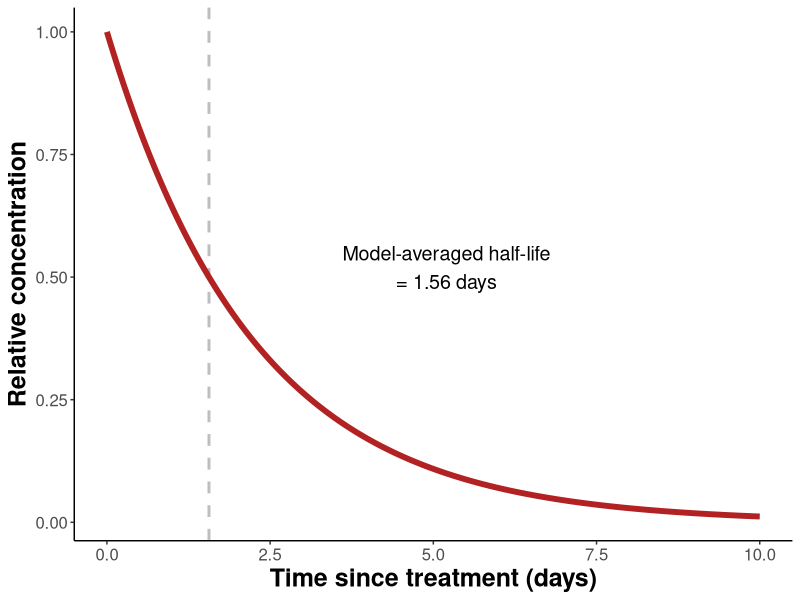
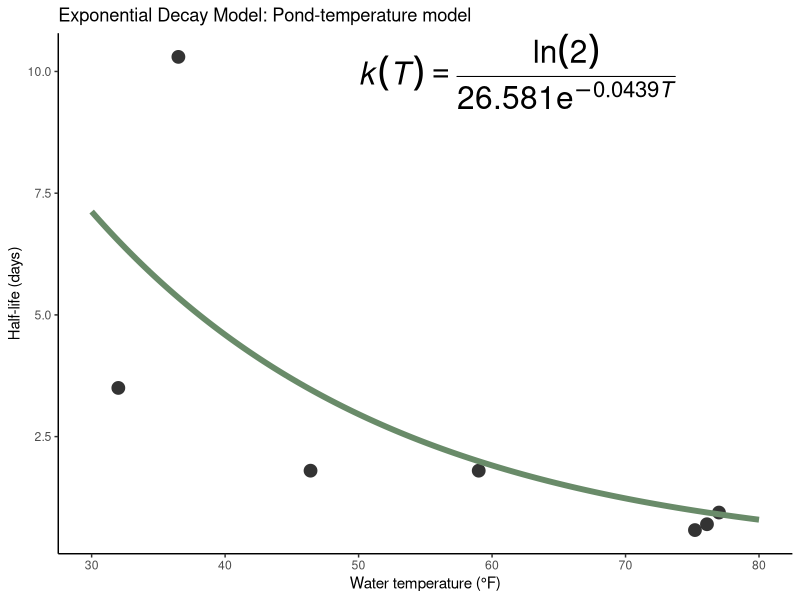
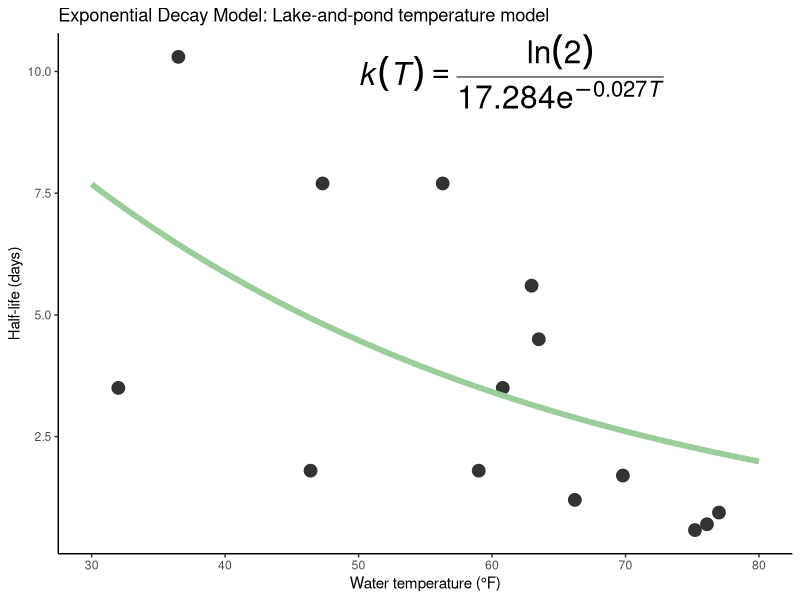
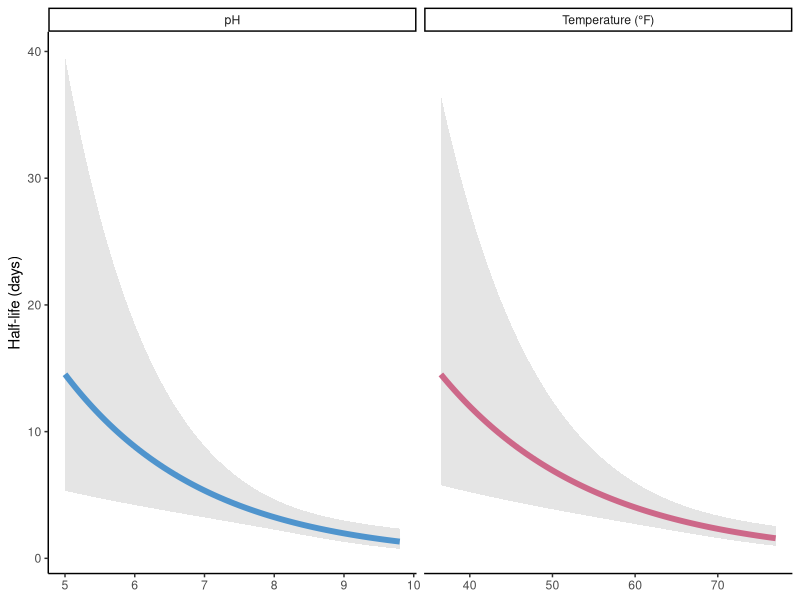
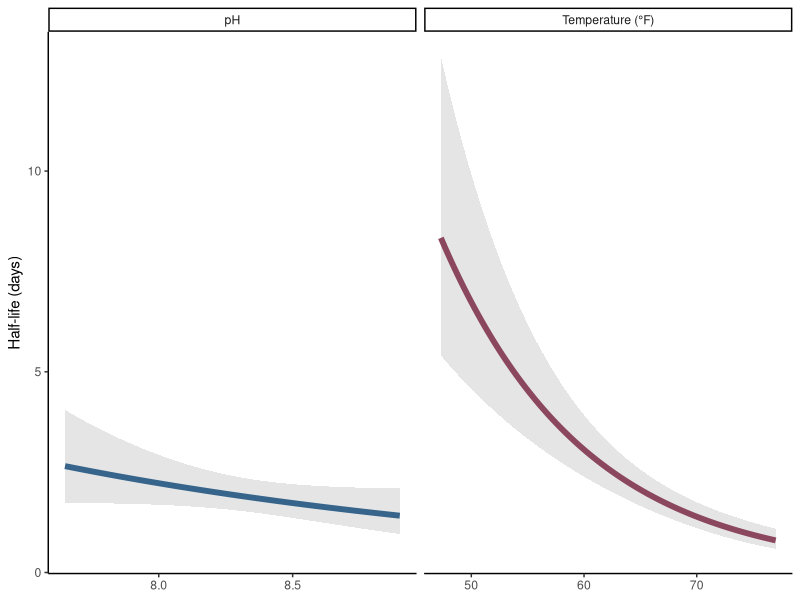
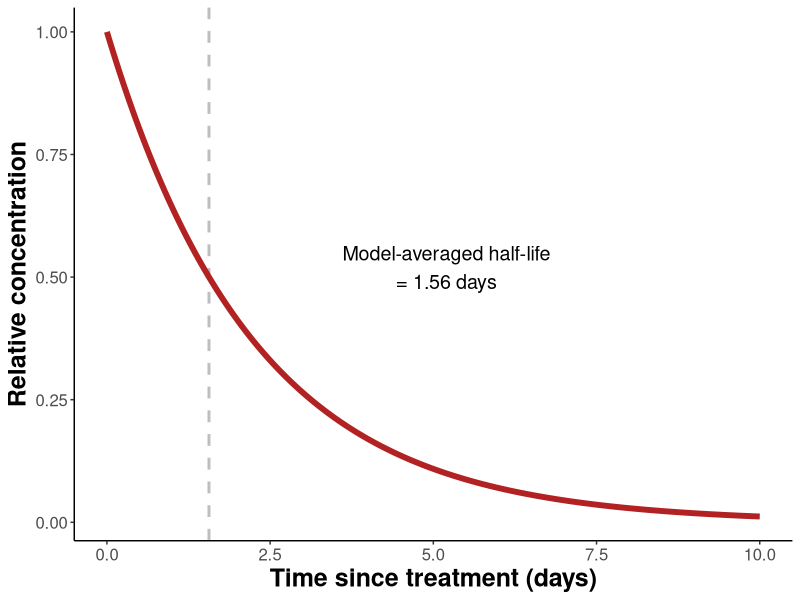

Source code (R) for these figures, in order:
###############################################################################
# Chemical-Dynamics Modeling of Rotenone Persistence
# Author: Steven M. Gurney
# Last updated: 10 DEC 2025
#
# Purpose:
#   • Fit exponential-decay and log–linear models for rotenone half-life
#   • Generate predictions under site-relevant conditions
#   • Integrate results via model averaging for management interpretation
###############################################################################

# 📦 Load Required Packages ----------------------------------------------------
library(ggplot2)
library(dplyr)

# =============================================================================
# 🎨 Global Plot Color Definitions
# =============================================================================

# Exponential models
exp_colors <- c(
  pond      = "darkseagreen4",
  lakepond  = "darkseagreen3"
)

# Log–linear models
colors_full_loglinear <- c(
  "Temperature (°F)" = "palevioletred3",
  "pH"               = "steelblue3"
)

colors_restricted_loglinear <- c(
  "Temperature (°F)" = "palevioletred4",
  "pH"               = "steelblue4"
)



# =============================================================================
# 📁 1. Load & Inspect Cross-Study Data
# =============================================================================

df <- read.csv("Cross_Study_Data.csv") # Manually created during lit review
print(summary(df))



# =============================================================================
# 🧮 2. Exponential-Decay Model Function
# =============================================================================

# Model form (Equation 3)
# half_life = a * exp(b * temp) 

fit_decay_model <- function(data_subset, label_suffix, line_color) {
  
  # Add identifier message based on model 
  message("\n--- Running model: ", label_suffix, " ---")
  
  # Fit nonlinear exponential model
  nls_model <- nls(
    half_life_days ~ a * exp(b * temp_f),
    data  = data_subset,
    start = list(a = 10, b = -0.05)
  )
  
  # Extract parameters
  coef_vals <- coef(nls_model)
  a <- unname(round(coef_vals["a"], 3))
  b <- unname(round(coef_vals["b"], 4))
  
  # Generate prediction curve
  temp_range <- data.frame(temp_f = seq(30, 80, length.out = 300))
  temp_range$predicted_half_life <- predict(nls_model, newdata = temp_range)
  
  # Equation label for plot
  eq_label <- bquote(
    italic(k)(italic(T)) == frac(ln(2), .(a) * e^{.(b) * italic(T)})
  )
  
  # Plot results
  plot_out <- ggplot() +
    geom_point(data = data_subset,
               aes(x = temp_f, y = half_life_days),
               size = 4, color = "grey20") +
    geom_line(data = temp_range,
              aes(x = temp_f, y = predicted_half_life),
              color = line_color, size = 2) +
    annotate("text",
             x = 50, y = 10,
             label = paste(deparse(eq_label), collapse = ""),
             parse = TRUE, hjust = 0, size = 8) +
    labs(
      x = "Water temperature (°F)",
      y = "Half-life (days)",
      title = paste0("Exponential Decay Model: ", label_suffix)
    ) +
    theme_classic()
  
  # Save plot, leading with "HalfLife_" in the filename and adding defined label
  ggsave(
    paste0("HalfLife_", label_suffix, ".jpeg"),
    plot = plot_out,
    width = 6.5,
    height = 6.5,
    dpi = 300
  )
  
  # Prediction helper function
  predict_half_life <- function(temp_f) {
    predict(nls_model, newdata = data.frame(temp_f = temp_f))
  }
  
  # Kick out results
  return(list(
    model = nls_model,
    a = a,
    b = b,
    plot = plot_out,
    predict = predict_half_life
  ))
}



# =============================================================================
# 🔁 3. Fit Exponential Models
# =============================================================================

# Pond-only model
pond_exp <- fit_decay_model(
  data_subset = df %>% filter(waterbody == "Pond") %>% select(temp_f, half_life_days),
  label_suffix = "Pond-temperature model",
  line_color = exp_colors["pond"]
)

# Lake + Pond model
lake_pond_exp <- fit_decay_model(
  data_subset = df %>% filter(waterbody %in% c("Pond", "Lake")) %>% select(temp_f, half_life_days),
  label_suffix = "Lake-and-pond temperature model",
  line_color = exp_colors["lakepond"]
)



# =============================================================================
# 🧮 4. Log–Linear Model Function
# =============================================================================

# Model form (Equations 5 and 6):
#   log(t_half) = β0 + β1 * temp_f + β2 * pH + ε
#   t_half_hat  = exp(β0 + β1 * temp_f + β2 * pH)

fit_log_linear_model <- function(data_subset, label_suffix, line_colors) {
  
  # Add identifier message based on model 
  message("\n--- Running log–linear model: ", label_suffix, " ---")
  
  # Fit model and summarize results
  log_model <- lm(log(half_life_days) ~ temp_f + ph, data = data_subset)
  print(summary(log_model))
  
  # Extract coefficients
  betas <- coef(log_model)
  
  # Prediction function
  predict_half_life <- function(temp_f, ph) {
    exp(predict(log_model, newdata = data.frame(temp_f = temp_f, ph = ph)))
  }
  
  # Build predictor ranges
  temp_seq <- seq(min(data_subset$temp_f, na.rm = TRUE),
                  max(data_subset$temp_f, na.rm = TRUE), length.out = 100)
  ph_seq   <- seq(min(data_subset$ph, na.rm = TRUE),
                  max(data_subset$ph, na.rm = TRUE), length.out = 100)
  
  # Average temp and pH
  avg_temp <- mean(data_subset$temp_f, na.rm = TRUE)
  avg_ph   <- mean(data_subset$ph, na.rm = TRUE)
  
  # Temperature and pH effects
  temp_effect <- data.frame(temp_f = temp_seq, ph = avg_ph)
  ph_effect   <- data.frame(temp_f = avg_temp, ph = ph_seq)
  
  temp_preds <- predict(log_model, newdata = temp_effect, se.fit = TRUE)
  ph_preds   <- predict(log_model, newdata = ph_effect, se.fit = TRUE)
  
  combined_effects <- bind_rows(
    temp_effect %>%
      mutate(Predictor = "Temperature (°F)",
             Value = temp_f,
             predicted_half_life = exp(temp_preds$fit),
             lower = exp(temp_preds$fit - 1.96 * temp_preds$se.fit),
             upper = exp(temp_preds$fit + 1.96 * temp_preds$se.fit)),
    ph_effect %>%
      mutate(Predictor = "pH",
             Value = ph,
             predicted_half_life = exp(ph_preds$fit),
             lower = exp(ph_preds$fit - 1.96 * ph_preds$se.fit),
             upper = exp(ph_preds$fit + 1.96 * ph_preds$se.fit))
  )
  
  # Plot results
  plot_out <- ggplot(combined_effects,
                     aes(x = Value, y = predicted_half_life)) +
    geom_ribbon(aes(ymin = lower, ymax = upper),
                fill = "gray80", alpha = 0.5) +
    geom_line(aes(color = Predictor), size = 2) +
    scale_color_manual(values = line_colors) +
    facet_wrap(~ Predictor, scales = "free_x") +
    labs(x = NULL, y = "Half-life (days)") +
    theme_classic() +
    theme(legend.position = "none")
  
  # Save plot, leading with "HalfLife_" in the filename and adding defined label
  ggsave(
    paste0("HalfLife_", gsub(" ", "_", label_suffix), ".jpeg"),
    plot = plot_out,
    width = 6.5,
    height = 6.5,
    dpi = 300
  )
  
  # Kick out results
  return(list(
    model = log_model,
    betas = betas,
    plot = plot_out,
    predict = predict_half_life
  ))
}



# =============================================================================
# 🔁 5. Fit Log–Linear Models
# =============================================================================

# Full temperature-and-pH model
full_log <- fit_log_linear_model(
  data_subset = df %>% filter(!is.na(ph), !is.na(temp_f), !is.na(half_life_days)),
  label_suffix = "Temperature-and-pH Model",
  line_colors = colors_full_loglinear
)

# Restricted temperature-and-pH model
restricted_log <- fit_log_linear_model(
  data_subset = df %>% filter(temp_f > 40, ph > 7, ph < 9, !is.na(half_life_days)),
  label_suffix = "Restricted Temperature-and-pH Model",
  line_colors = colors_restricted_loglinear
)



# =============================================================================
# 🔮 6. Generate Predictions for Site Conditions
# =============================================================================

# Average site temp and pH estimated from in-house data
target_temp <- 75.41
target_ph   <- 7.99

# All four candidate-model predictions
pred_exp_pond       <- pond_exp$predict(target_temp)
pred_exp_lakepond   <- lake_pond_exp$predict(target_temp)
pred_log_full       <- full_log$predict(target_temp, target_ph)
pred_log_restricted <- restricted_log$predict(target_temp, target_ph)

# Create table
prediction_table <- data.frame(
  Model = c(
    "Pond-temperature exponential",
    "Lake-and-pond exponential",
    "Full temperature–pH log–linear",
    "Restricted temperature–pH log–linear"
  ),
  HalfLife_Days = c(
    pred_exp_pond,
    pred_exp_lakepond,
    pred_log_full,
    pred_log_restricted
  )
)

# Half-life estimates by model
print(prediction_table)



# =============================================================================
# 📊 7. Model Averaging Across All Four Models
# =============================================================================

# Summary statistics
mean_half_life  <- mean(prediction_table$HalfLife_Days)
sd_half_life    <- sd(prediction_table$HalfLife_Days)
min_half_life   <- min(prediction_table$HalfLife_Days)
max_half_life   <- max(prediction_table$HalfLife_Days)
range_half_life <- max_half_life - min_half_life

# Print summary statistics
cat("\n================ MODEL-AVERAGED RESULTS ================\n")
cat("Mean half-life (days):        ", round(mean_half_life, 3), "\n")
cat("Between-model SD (days):      ", round(sd_half_life, 3), "\n")
cat("Min predicted half-life:      ", round(min_half_life, 3), "\n")
cat("Max predicted half-life:      ", round(max_half_life, 3), "\n")
cat("Range (max - min):            ", round(range_half_life, 3), "\n")
cat("========================================================\n\n")

# Update summary table
prediction_table <- prediction_table %>%
  add_row(
    Model = "Model-averaged estimate",
    HalfLife_Days = mean_half_life
  )

print(prediction_table)



# =============================================================================
# =============================================================================
# 📉 8. Model-Averaged Decay Curve (Relative Concentration Over Time)
# =============================================================================
#   • Visualize expected rotenone decay under average DTW site conditions
#   • Uses model-averaged half-life and first-order kinetics
#   • Expressed as relative concentration (C(t) / C0)
# =============================================================================

# Convert model-averaged half-life to decay rate (Equation 4)
k_avg <- log(2) / mean_half_life

# Time sequence for decay visualization (days)
time_df <- data.frame(
  time_days = seq(0, 10, length.out = 300)
)

# First-order decay using model-averaged k
time_df$rel_conc <- exp(-k_avg * time_df$time_days)

# Convert model-averaged half-life to decay rate (Equation 4)
k_avg <- log(2) / mean_half_life

# Time sequence for decay visualization (days)
time_df <- data.frame(
  time_days = seq(0, 10, length.out = 300)
)

# First-order decay using model-averaged k
time_df$rel_conc <- exp(-k_avg * time_df$time_days)

# Plot 
avg_decay_plot <- ggplot(time_df,
                         aes(x = time_days, y = rel_conc)) +
    # Half-life reference line (add first so behind curve line)
  geom_vline(
    xintercept = mean_half_life,
    linetype = "dashed",
    linewidth = 1,
    color = "grey"
  ) +
    # Decay curve
  geom_line(color = "firebrick", size = 2) +
    # Annotation for half-life
  annotate(
    "text",
    x = 5.2,
    y = 0.52,
    label = paste0(
      "Model-averaged half-life\n= ",
      round(mean_half_life, 2), " days"
    ),
    hjust = 0.5,
    vjust = 0.5,
    size = 5
  ) +
  
  labs(
    x = "Time since treatment (days)",
    y = "Relative concentration"
  ) +
  
  theme_classic() +
  theme(
    axis.title.x = element_text(face = "bold", size = 18),
    axis.title.y = element_text(face = "bold", size = 18),
    axis.text.x  = element_text(size = 12),
    axis.text.y  = element_text(size = 12),
    plot.title   = element_text(face = "bold", size = 20),
    plot.subtitle = element_text(size = 14)
  )

# Look at plot
avg_decay_plot 

# Save output
ggsave(
  "Rotenone_ModelAveraged_DecayCurve.jpeg",
  plot   = avg_decay_plot,
  width  = 6.5,
  height = 4,
  dpi    = 300
)
